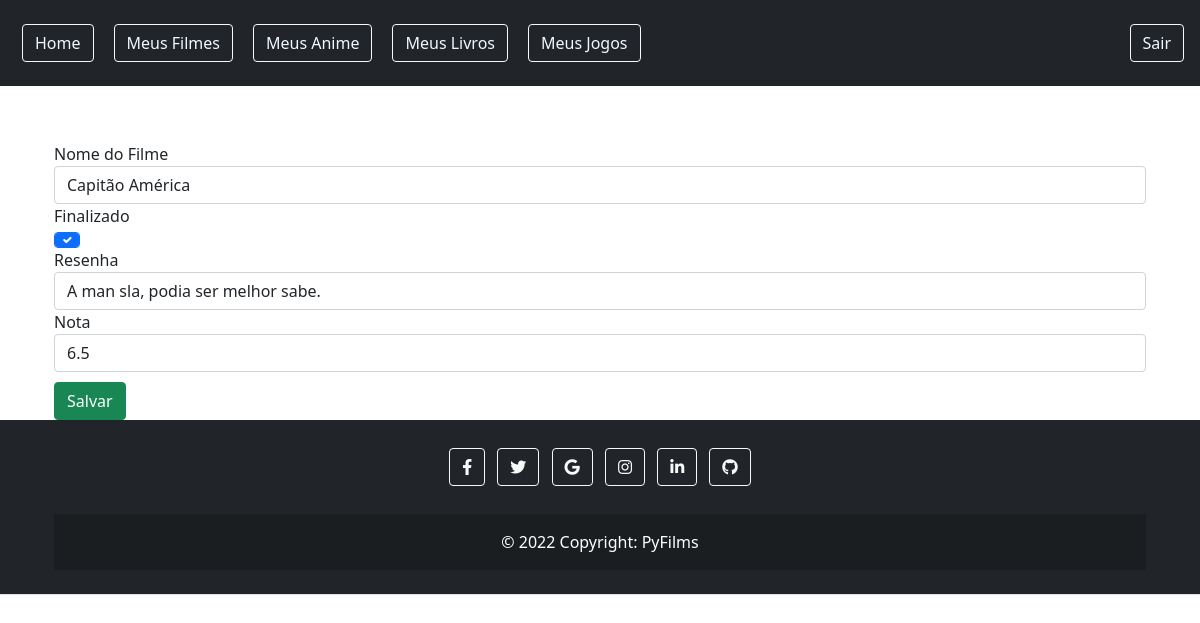
Page /novo_filme/1 (signed in) on the committed database.
### gestao/models.py (models this page shows)
class Filmes(models.Model):
    filme = models.CharField(max_length=50)
    finalizado = models.BooleanField('Finalizado')
    resenha = models.CharField(max_length=255)
    nota = models.DecimalField(max_digits=3, decimal_places=1, default=0)

### gestao/views.py (the view)
# urls.py: path('novo_filme/<int:id_filme>', views.editar_filme, name='editar'),
@login_required
def editar_filme(request, id_filme):
    filme = Filmes.objects.get(pk=id_filme)
    if request.method == 'GET':
        filmes = FilmesForm(instance=filme)
        return render(request,'filmes/novo_filme.html',{'filmes': filmes})
    else:
        formulario = FilmesForm(request.POST, instance=filme)
        if formulario.is_valid():
            formulario.save()
            return redirect('listar_filmes')

### gestao/forms.py
class FilmesForm(ModelForm):
    class Meta:
        model = Filmes
        fields = '__all__'

### gestao/templates/filmes/novo_filme.html (shortened to what this page needs)
{% extends 'base.html' %}
{% block conteudo %}
{% load widget_tweaks %}
<div class="container-fluid">
    <form class="form-floating" action="" method="POST">
        <div class="form-row align-itens-center">
            <h1 style="text-align:center" class="text-white">Formulario de novo Filme</h1>
            <label class="text-dark">Nome do Filme</label>
            {% render_field filmes.filme class="form-control" placeholder="digite o nome do filme" %}
            <label class="text-dark">Finalizado</label>
            {% render_field filmes.finalizado class="form-control form-check-input" %}
            <label class="text-dark">Resenha</label>
            {% render_field filmes.resenha class="form-control pull-left" placeholder="Escreva o que achou do filme" %}
            <label class="text-dark">Nota</label>
            {% render_field filmes.nota class="form-control pull-left" placeholder="De uma nota ao filme" %}
        </div>
        <button style="margin-top: 10px;" class="btn btn-success" type="submit">Salvar</button>
    </form>
</div>
{% endblock %}

### rows in the picture
Filmes: filme "Capitão América", finalizado "☑", resenha "A man sla, podia ser melhor sabe.", nota "6.5"
